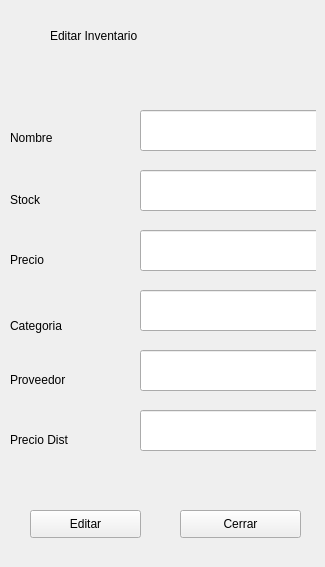
               <widget class="QWidget" name="editar">
                <widget class="QWidget" name="widget_4" native="true">
                 <property name="geometry">
                  <rect>
                   <x>10</x>
                   <y>20</y>
                   <width>306</width>
                   <height>538</height>
                  </rect>
                 </property>
                 <widget class="QLineEdit" name="reg_nI">
                  <property name="geometry">
                   <rect>
                    <x>130</x>
                    <y>90</y>
                    <width>181</width>
                    <height>41</height>
                   </rect>
                  </property>
                 </widget>
                 <widget class="QLineEdit" name="reg_sI">
                  <property name="geometry">
                   <rect>
                    <x>130</x>
                    <y>150</y>
                    <width>181</width>
                    <height>41</height>
                   </rect>
                  </property>
                 </widget>
                 <widget class="QLineEdit" name="reg_pI">
                  <property name="geometry">
                   <rect>
                    <x>130</x>
                    <y>210</y>
                    <width>181</width>
                    <height>41</height>
                   </rect>
                  </property>
                 </widget>
                 <widget class="QLineEdit" name="reg_cI">
                  <property name="geometry">
                   <rect>
                    <x>130</x>
                    <y>270</y>
                    <width>181</width>
                    <height>41</height>
                   </rect>
                  </property>
                 </widget>
                 <widget class="QLineEdit" name="reg_proI">
                  <property name="geometry">
                   <rect>
                    <x>130</x>
                    <y>330</y>
                    <width>181</width>
                    <height>41</height>
                   </rect>
                  </property>
                 </widget>
                 <widget class="QLabel" name="label_15">
                  <property name="geometry">
                   <rect>
                    <x>40</x>
                    <y>0</y>
                    <width>241</width>
                    <height>31</height>
                   </rect>
                  </property>
                  <property name="text">
                   <string>Editar Inventario</string>
                  </property>
                 </widget>
                 <widget class="QLabel" name="label_16">
                  <property name="geometry">
                   <rect>
                    <x>0</x>
                    <y>110</y>
                    <width>91</width>
                    <height>16</height>
                   </rect>
                  </property>
                  <property name="text">
                   <string>Nombre</string>
                  </property>
                 </widget>
                 <widget class="QLabel" name="label_17">
                  <property name="geometry">
                   <rect>
                    <x>0</x>
                    <y>170</y>
                    <width>91</width>
                    <height>20</height>
                   </rect>
                  </property>
                  <property name="text">
                   <string>Stock</string>
                  </property>
                 </widget>
                 <widget class="QLabel" name="label_18">
                  <property name="geometry">
                   <rect>
                    <x>0</x>
                    <y>230</y>
                    <width>91</width>
                    <height>20</height>
                   </rect>
                  </property>
                  <property name="text">
                   <string>Precio</string>
                  </property>
                 </widget>
                 <widget class="QLabel" name="label_19">
                  <property name="geometry">
                   <rect>
                    <x>0</x>
                    <y>290</y>
                    <width>121</width>
                    <height>31</height>
                   </rect>
                  </property>
                  <property name="text">
                   <string>Categoria</string>
                  </property>
                 </widget>
                 <widget class="QLabel" name="label_20">
                  <property name="geometry">
                   <rect>
                    <x>0</x>
                    <y>350</y>
                    <width>121</width>
                    <height>20</height>
                   </rect>
                  </property>
                  <property name="text">
                   <string>Proveedor</string>
                  </property>
                 </widget>
                 <widget class="QPushButton" name="btn_editarI">
                  <property name="geometry">
                   <rect>
                    <x>20</x>
                    <y>490</y>
                    <width>111</width>
                    <height>28</height>
                   </rect>
                  </property>
                  <property name="text">
                   <string>Editar</string>
                  </property>
                  <property name="icon">
                   <iconset>
                    <normaloff>img/editar.png</normaloff>img/editar.png</iconset>
                  </property>
                  <property name="iconSize">
                   <size>
                    <width>28</width>
                    <height>28</height>
                   </size>
                  </property>
                 </widget>
                 <widget class="QPushButton" name="pushButton_4">
                  <property name="geometry">
                   <rect>
                    <x>170</x>
                    <y>490</y>
                    <width>121</width>
                    <height>28</height>
                   </rect>
                  </property>
                  <property name="text">
                   <string>Cerrar</string>
                  </property>
                  <property name="icon">
                   <iconset>
                    <normaloff>img/cancelar.png</normaloff>img/cancelar.png</iconset>
                  </property>
                  <property name="iconSize">
                   <size>
                    <width>28</width>
                    <height>28</height>
                   </size>
                  </property>
                 </widget>
                 <widget class="QLineEdit" name="reg_dI">
                  <property name="geometry">
                   <rect>
                    <x>130</x>
                    <y>390</y>
                    <width>181</width>
                    <height>41</height>
                   </rect>
                  </property>
                 </widget>
                 <widget class="QLabel" name="label_21">
                  <property name="geometry">
                   <rect>
                    <x>0</x>
                    <y>410</y>
                    <width>121</width>
                    <height>20</height>
                   </rect>
                  </property>
                  <property name="text">
                   <string>Precio Dist</string>
                  </property>
                 </widget>
                </widget>
               </widget>
